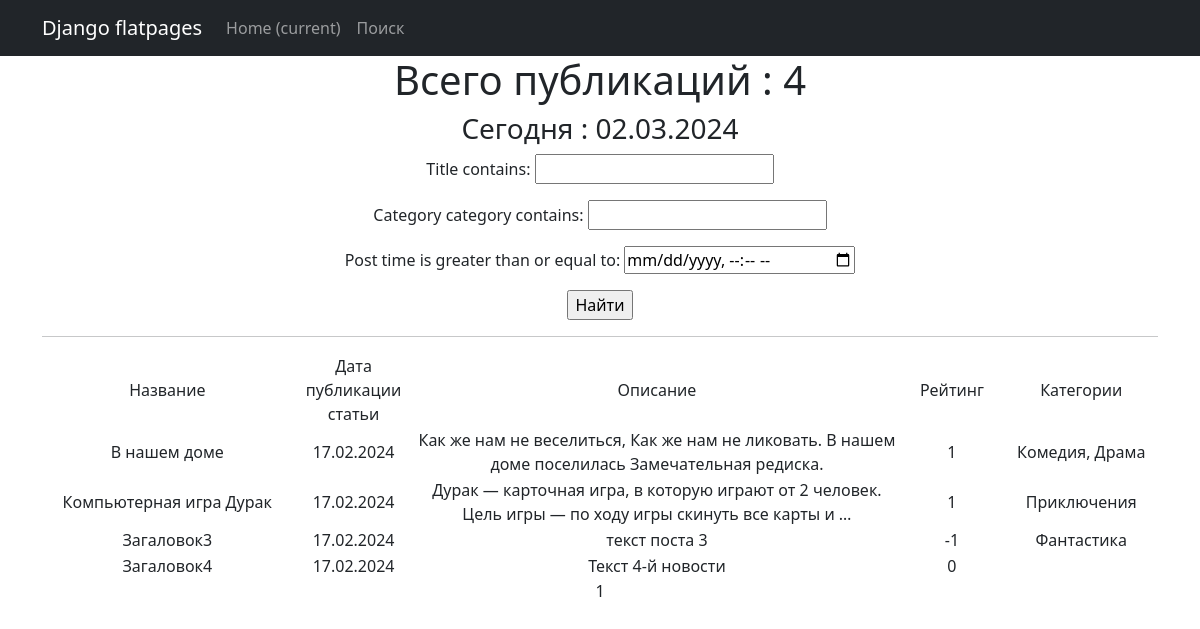
/home/search/, run on an earlier commit of the app's database.
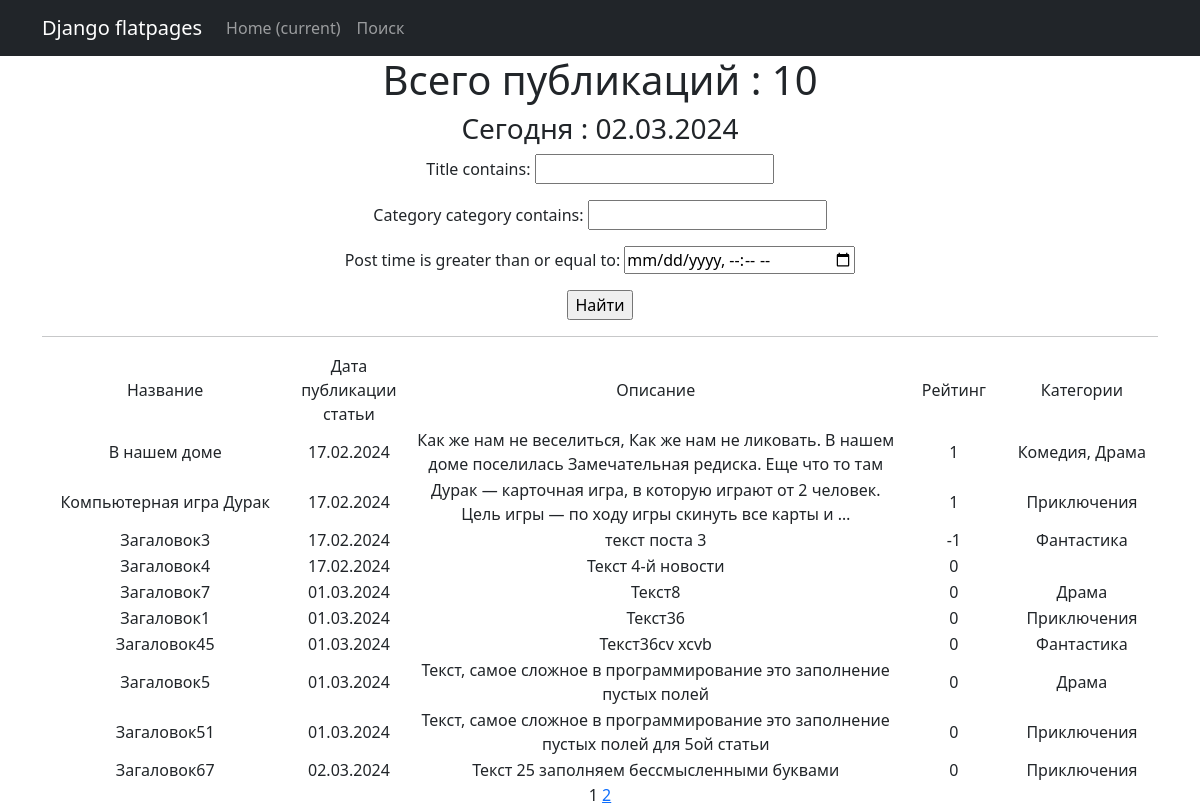
And on a later commit of the database.
### news/models.py (models this page shows, shortened)
class Post(models.Model):  # Посты с связями один ко многим с авторами и многие с многим с жанрами
    art = 'AT'
    news = 'NS'
    POSITION = [
        (art, 'Статья'),
        (news, 'Новость'),
    ]
    author = models.ForeignKey(Author, on_delete=models.CASCADE, related_name='posts')
    post_type = models.CharField(max_length=2, choices=POSITION, default=art)
    post_time = models.DateTimeField(auto_now_add=True)
    category = models.ManyToManyField(Category, through='PostCategory')
    title = models.CharField(max_length=255, default='Загаловок')
    text = models.TextField(default='Текст')
    rating = models.IntegerField(default=0)

class Category(models.Model):  # Жанры
    category = models.CharField(max_length=255, unique=True)
    def __str__(self):
        return self.category.title()

### news/views.py (the view)
# urls.py: path('search/', MyViev.as_view(), name='post_list_fil'),
class MyViev(ListView):
    model = Post
    template_name = 'post_search.html'
    context_object_name = 'posts'
    paginate_by = 10
    def get_queryset(self):
        queryset = super().get_queryset()
        self.filterset =PostFilter(self.request.GET, queryset)
        return self.filterset.qs
    def get_context_data(self, **kwargs):
        context = super().get_context_data(**kwargs)
        context['time_now'] = datetime.utcnow()
        context['filterset'] = self.filterset
        return context

### news/templatetags/custom_tags.py (called while the page is built)
@register.simple_tag(takes_context=True)
def url_replace(context, **kwargs):
    d = context['request'].GET.copy()
    for k, v in kwargs.items():
        d[k] = v
    return d.urlencode()

### templates/post_search.html (shortened to what this page needs)
{% extends 'flatpages/default.html' %}
{% load custom_filters %}
{% load custom_tags %}
{% block content %}
   <h1>Всего публикаций : {{posts|length}}</h1>
   <h3>Сегодня : {{ time_now|date:'d.m.Y' }} </h3>
   <form action="" method="get">
       {{ filterset.form.as_p }}
       <input type="submit" value="Найти" />
   </form>
   <hr>
       {% if posts %}
       <table>
           <tr>
               <td width="400">Название</td>
               <td width="150">Дата публикации статьи</td>
               <td width="900">Описание</td>
               <td width="150">Рейтинг</td>
               <td width="200">Категории</td>
           </tr>
           {% for post in posts %}
           <tr>
               <td>{{ post.title }}</td>
               <td>{{ post.post_time|date:'d.m.Y' }}</td>
               <td>{{ post.text|truncatewords:20 }}</td>
               <td>{{ post.rating }}</td>
               <td>{{ post.category.all|join:", " }}</td>
           </tr>
           {% endfor %}
        </table>
       {% else %}
       <h2>Новостей нет!</h2>
       {% endif %}
   {{ page_obj.number }}
   {% if page_obj.has_next %}
       <a href="?{% url_replace page=page_obj.next_page_number %}">{{ page_obj.next_page_number }}</a>
   {% endif %}
{% endblock content %}

What changed in the data, as far as the page shows it:
changed Post "В нашем доме": text "Как же нам не веселиться, Как же нам не ликовать. В нашем доме поселилась Замечательная редиска." → "Как же нам не веселиться, Как же нам не ликовать. В нашем доме поселилась Замечательная редиска. Еще что то там"
added Post: title "Загаловок7", post_time "01.03.2024", text "Текст8", rating "0", category.all "Драма"
added Post: title "Загаловок1", post_time "01.03.2024", text "Текст36", rating "0", category.all "Приключения"
added Post: title "Загаловок45", post_time "01.03.2024", text "Текст36cv xcvb", rating "0", category.all "Фантастика"
added Post: title "Загаловок5", post_time "01.03.2024", text "Текст, самое сложное в программирование это заполнение пустых полей", rating "0", category.all "Драма"
added Post: title "Загаловок51", post_time "01.03.2024", text "Текст, самое сложное в программирование это заполнение пустых полей для 5ой статьи", rating "0", category.all "Приключения"
added Post: title "Загаловок67", post_time "02.03.2024", text "Текст 25 заполняем бессмысленными буквами", rating "0", category.all "Приключения"
Also different on the page:
{{ posts|length }}: "4" → "10"
{{ page_obj.next_page_number }}: (not shown) → "2"
